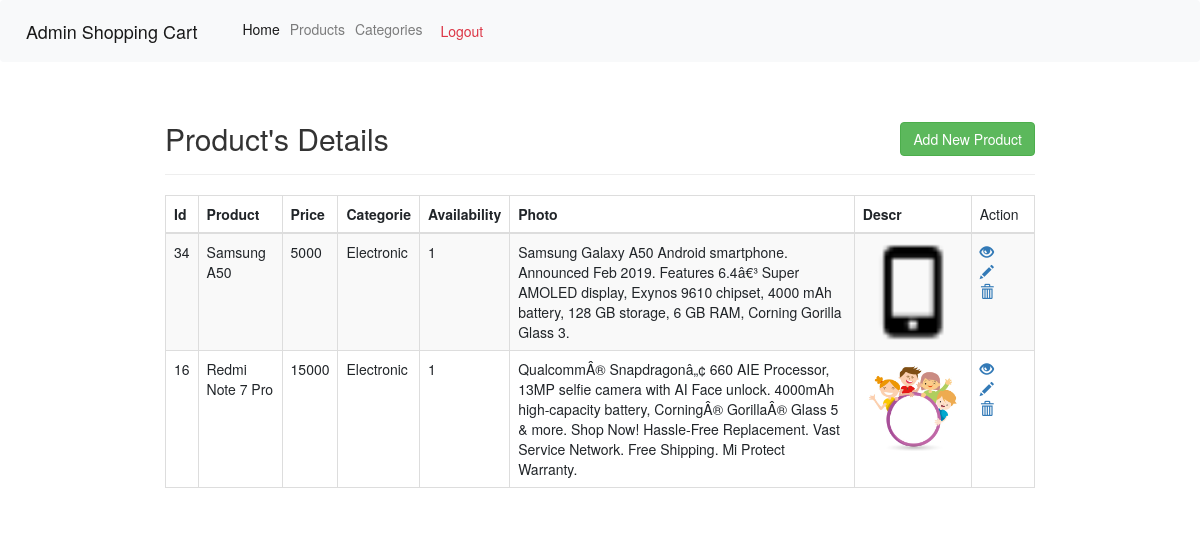
Screenshot of /Admin/Product/Products.php (signed in) with the database file from the repository.
### tables this page shows
CREATE TABLE IF NOT EXISTS `products` (
  `pid` int(11) NOT NULL AUTO_INCREMENT,
  `cid` int(11) NOT NULL,
  `pname` text NOT NULL,
  `price` double NOT NULL,
  `qty` int(11) NOT NULL,
  `photoid` int(11) NOT NULL,
  `photo` text NOT NULL,
  `descr` text NOT NULL,
  `available` tinyint(1) NOT NULL,
  PRIMARY KEY (`pid`)
);

CREATE TABLE IF NOT EXISTS `categories` (
  `cid` int(11) NOT NULL AUTO_INCREMENT,
  `Categorie` text NOT NULL,
  PRIMARY KEY (`cid`)
);

### Admin/Product/Products.php (the view, shortened to what this page needs)
<?php
require '../Header.php';
require_once '../../DbConfig.php';
$qry = "SELECT p.pid,p.pname,p.price,p.qty,p.photo,p.descr,p.available ,c.cid,c.Categorie FROM products as p LEFT Join categories c on p.cid=c.cid";
if ($result = $mysqli->query($qry)) {
  if ($result->num_rows > 0) {
    ?>
    <div class="row">
      <div class="col-md-12">
        <div class="page-header clearfix">
          <h2 class="pull-left">Product's Details</h2>
          <a href="CreateProduct.php" class="btn btn-success pull-right">Add New Product</a>
        </div>
        <table class="table table-bordered table-striped">
          <thead>
            <tr>
              <th scope="col">Id</th>
              <th scope="col">Product</th>
              <th scope="col">Price</th>
              <th scope="col">Categorie</th>
              <th scope="col">Availability</th>
              <th scope="col">Photo</th>
              <th scope="col">Descr</th>
              <td>Action</td>
            </tr>
          </thead>
          <tbody>
            <?php
                while ($row = $result->fetch_array()) {
                  ?>
              <tr>
                <td><?php echo $row['pid']; ?></td>
                <td><?php echo $row['pname']; ?></td>
                <td><?php echo $row['price']; ?></td>
                <td><?php echo $row['Categorie']; ?></td>
                <td><?php echo $row['available']; ?></td>
                <td><?php echo $row['descr']; ?></td>
                <td> <img alt="Product Image" width="100" height="100" src="ProductPhoto/<?php echo $row['photo']; ?>" /></td>
                <td><?php echo "<a href='ViewProduct.php?id=" . $row['pid'] . "' title='View Record' data-toggle='tooltip'><span class='glyphicon glyphicon-eye-open'></span></a>";
                          echo "<a href='EditProduct.php?id=" . $row['pid'] . "' title='Update Record' data-toggle='tooltip'><span class='glyphicon glyphicon-pencil'></span></a>";
                          echo "<a href='DeleteProduct.php?id=" . $row['pid'] . "' title='Delete Record' data-toggle='tooltip'><span class='glyphicon glyphicon-trash'></span></a>"; ?></td>
              </tr>
        <?php
            }
          } else {
            echo '<a href="CreateProduct.php" class="btn btn-success pull-right">Add New Product</a><br><br>';
            echo '<div class="alert alert-danger" role="alert">
                No Such Records Found
              </div>';
          }
        } else {
          echo "ERROR: Could not able to execute $sql. " . $mysqli->error;
        }
        ?>
          </tbody>
        </table>
      </div>
    </div>
    <?php
    require '../Footer.php';
    ?>

### Admin/Header.php (shortened to what this page needs)
<!DOCTYPE html>
<html lang="en" dir="ltr">
<head>
  <link rel="stylesheet" href="https://stackpath.bootstrapcdn.com/bootstrap/4.3.1/css/bootstrap.min.css">
  <link rel="stylesheet" href="https://maxcdn.bootstrapcdn.com/bootstrap/3.3.7/css/bootstrap.css">
</head>
<body>
  <nav class="navbar navbar-expand-lg navbar-light bg-light">
    <a class="navbar-brand" href="/ShoppingCart/Admin/index.php">Admin Shopping Cart</a>
    <div class="collapse navbar-collapse" id="navbarNavAltMarkup">
      <div class="navbar-nav">
        <a class="nav-item nav-link active" href="/ShoppingCart/Admin/index.php">Home<span class="sr-only">(current)</span></a>
        <a class="nav-item nav-link" href="/ShoppingCart/Admin/Product/Products.php">Products</a>
        <a class="nav-item nav-link" href="/ShoppingCart/Admin/Categories/Categories.php">Categories</a>
      </div>
      <form class="form-inline my-2 my-lg-0" action="/ShoppingCart/Admin/LogOut.php">
        <button class="btn btn-outline-danger my-2 my-sm-0" type="submit">Logout</button>
      </form>
    </div>
  </nav>
  <div class="wrapper">
    <div class="container-fluid">

### Admin/Footer.php (shortened to what this page needs)
</div>
</div>
</body>
</html>

### Admin/Header.php (style rules this page uses)
.wrapper { width: 900px; margin: 0 auto; }
.page-header h2 { margin-top: 0; }
table tr td:last-child a { margin-right: 15px; }

### rows the page displays
products: pid "34", pname "Samsung A50", price "5000", cid.Categorie "Electronic", available "1", descr "Samsung Galaxy A50 Android smartphone. Announced Feb 2019. Features 6.4â€³ Super AMOLED display, Exynos 9610 chipset, 4000 mAh battery, 128 GB storage, 6 GB RAM, Corning Gorilla Glass 3.", photo (picture)
products: pid "16", pname "Redmi Note 7 Pro", price "15000", cid.Categorie "Electronic", available "1", descr "QualcommÂ® Snapdragonâ„¢ 660 AIE Processor, 13MP selfie camera with AI Face unlock. 4000mAh high-capacity battery, CorningÂ® GorillaÂ® Glass 5 & more. Shop Now! Hassle-Free Replacement. Vast Service Network. Free Shipping. Mi Protect Warranty.", photo (picture)
